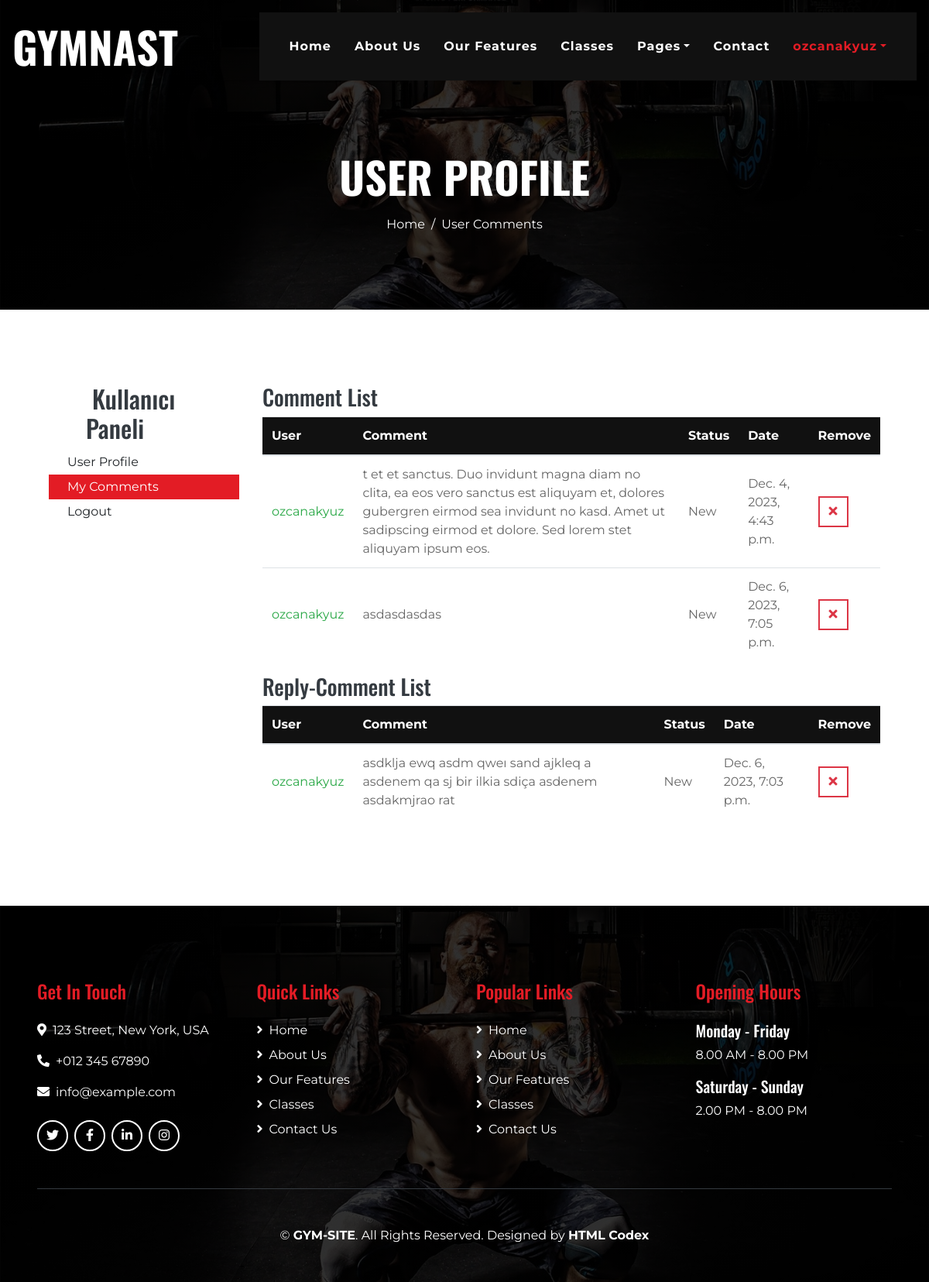
/user/comments/ (signed in), run on the app's committed database.
### home/models.py (models this page shows, shortened)
class Comment(models.Model):
    STATUS = (('New', 'New'),('True', 'True'),('False', 'False'),)
    user = models.ForeignKey(User, on_delete=models.CASCADE)
    subject = models.CharField(max_length=50, blank=False)
    comment = models.CharField(max_length=250,blank=False)
    ip = models.CharField(max_length=20, blank=True)
    status=models.CharField(max_length=10,choices=STATUS, default='New')
    create_at=models.DateTimeField(auto_now_add=True)
    update_at=models.DateTimeField(auto_now=True)

class ReplyComment(models.Model):
    STATUS = (('New', 'New'),('True', 'True'),('False', 'False'),)
    user = models.ForeignKey(User, on_delete=models.CASCADE, null=True) #related_name='replies'
    subject = models.CharField(max_length=50, blank=False)
    repcomment = models.CharField(max_length=250,blank=False)
    ip = models.CharField(max_length=20, blank=True)
    status=models.CharField(max_length=10,choices=STATUS, default='New')
    create_at = models.DateTimeField(auto_now_add=True)
    update_at=models.DateTimeField(auto_now=True)

### user/views.py (the view)
# urls.py: path('comments/', views.user_comments, name='user_comments'),
@login_required(login_url='/login')
def user_comments(request):
    current_user = request.user
    comments = Comment.objects.filter(user_id = current_user.id)
    replycomments = ReplyComment.objects.filter(user_id = current_user.id)
    context = {'comments': comments,
               'replycomments': replycomments}
    return render(request, 'user_comments.html', context)

### user/templates/user_comments.html (shortened to what this page needs)
{% extends 'homebase.html' %}
{% load static %}
{% block body %}
<div class="container-fluid page-header mb-5">
    <div class="d-flex flex-column align-items-center justify-content-center pt-0 pt-lg-5" style="min-height: 400px">
        <h4 class="display-4 mb-3 mt-0 mt-lg-5 text-white text-uppercase font-weight-bold">User Profile</h4>
        <div class="d-inline-flex">
            <p class="m-0 text-white"><a class="text-white" href="/home">Home</a></p>
            <p class="m-0 text-white px-2">/</p>
            <p class="m-0 text-white">User Comments</p>
        </div>
    </div>
</div>
<div class="container-fluid pt-5">
    <div class="row px-xl-5">
        {% include 'user_panel.html' %}
        <div class="col-lg-9 table-responsive mb-5">
            <div class="order-summary clearfix">
                <div class="section-title">
                    <h3 class="title">Comment List</h3>
                </div>
                   <table class="shopping-cart-table table">
                        <thead class="bg-secondary text-light">
                            <tr>
                                <th class="align-middle">User</th>
                                <th class="align-middle">Comment</th>
                                <th class="align-middle">Status</th>
                                <th class="align-middle">Date</th>
                                <th class="align-middle">Remove</th>
                            </tr>
                        </thead>
                    {% for comment in comments %}
                        <tr>
                            <td class="align-middle">
                                <a href="/single" class="text-success">{{ comment.user }}</a>
                            </td>
                            <td class="align-middle">{{ comment.comment }} </td>
                            <td class="align-middle">{{ comment.status }} </td>
                            <td class="align-middle">{{ comment.create_at }} </td>
                            <td class="align-middle">
                                <a href="/user/deletecomment/{{ comment.id }}" onclick="return confirm('Will be Delete ! Are you sure?')"><button class="btn btn-outline-danger"><i class="fa fa-times"></i></button></a>
                            </td>
                        </tr>
                    {% endfor %}
                </table>
            </div>
            <div class="order-summary clearfix">
                <div class="section-title">
                    <h3 class="title">Reply-Comment List</h3>
                </div>
                   <table class="shopping-cart-table table">
                        <thead class="bg-secondary text-light">
                            <tr>
                                <th class="align-middle">User</th>
                                <th class="align-middle">Comment</th>
                                <th class="align-middle">Status</th>
                                <th class="align-middle">Date</th>
                                <th class="align-middle">Remove</th>
                            </tr>
                        </thead>
                    {% for replycomment in replycomments %}
                        <tr>
                            <td class="align-middle">
                                <a href="/single" class="text-success">{{ replycomment.user }}</a>
                            </td>
                            <td class="align-middle">{{ replycomment.repcomment }} </td>
                            <td class="align-middle">{{ replycomment.status }} </td>
                            <td class="align-middle">{{ replycomment.create_at }} </td>
                            <td class="align-middle">
                                <a href="/user/deletecomment/{{ replycomment.id }}" onclick="return confirm('Will be Delete ! Are you sure?')"><button class="btn btn-outline-danger"><i class="fa fa-times"></i></button></a>
                            </td>
                        </tr>
                    {% endfor %}
                </table>
            </div>
        </div>
    </div>
</div>
{% endblock %}

### home/templates/header.html (shortened to what this page needs)
{% load static %}
{% load active_link_tags %}
    <div class="container-fluid p-0 nav-bar">
        <nav class="navbar navbar-expand-lg bg-none navbar-dark py-3">
            <a href="" class="navbar-brand">
                <h1 class="m-0 display-4 font-weight-bold text-uppercase text-white">Gymnast</h1>
            </a>
            <div class="collapse navbar-collapse justify-content-between" id="navbarCollapse">
                <div class="navbar-nav ml-auto p-4 bg-secondary">
                {% with request.resolver_match.url_name as url_name %}
                    <a href="/" class="nav-item nav-link {% if url_name == 'index' %}active{% endif %}">Home</a>
                    <a href="/about" class="nav-item nav-link {% if url_name == 'about' %}active{% endif %}">About Us</a>
                    <a href="/feature" class="nav-item nav-link {% if url_name == 'feature' %}active{% endif %}">Our Features</a>
                    <a href="/classes" class="nav-item nav-link {% if url_name == 'classes' %}active{% endif %}">Classes</a>
                    <div class="nav-item dropdown">
                        <a href="/pages" class="nav-link dropdown-toggle {% if url_name == 'blog' or url_name == 'single' %}active{% endif %}" data-toggle="dropdown">Pages</a>
                    </div>
                    <a href="/contact" class="nav-item nav-link {% if url_name == 'contact' %}active{% endif %}">Contact</a>
                {%  if user.id is not None %}
                <div class="nav-item dropdown">
                    <a href="#" class="nav-link dropdown-toggle {% if url_name == 'user_comments' or url_name == 'index' %}active{% endif %}" data-toggle="dropdown">{{ user.username }}</a>
                </div>
                {% else %}
                    <a href="/login" class="nav-item nav-link">Log In</a>
                {% endif %}
                {% endwith %}
            </div>
        </div>
                </div>

### data on the page
Comment: user "ozcanakyuz", comment "t et et sanctus. Duo invidunt magna diam no clita, ea eos vero sanctus est aliquyam et, dolores gubergren eirmod sea invidunt no kasd. Amet ut sadipscing eirmod et dolore. Sed lorem stet aliquyam ipsum eos.", status "New", create_at "Dec. 4, 2023, 4:43 p.m."
Comment: user "ozcanakyuz", comment "asdasdasdas", status "New", create_at "Dec. 6, 2023, 7:05 p.m."
ReplyComment: user "ozcanakyuz", repcomment "asdklja ewq asdm qweı sand ajkleq a asdenem qa sj bir ilkia sdiça asdenem asdakmjrao rat", status "New", create_at "Dec. 6, 2023, 7:03 p.m."

### other printed values
{{ user.username }} "ozcanakyuz"
